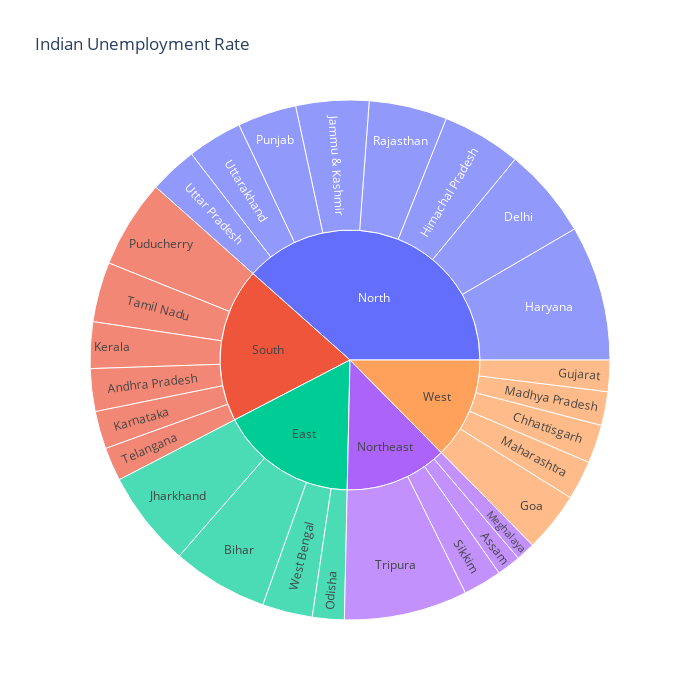

The notebook cell saved with this chart:
### Code cell
# Creating a dash to analysis the unemployment rate in India.

unemployment = data[["States","Region","Estimated Unemployment Rate"]]
figure = px.sunburst(unemployment,path=["Region","States"],
                        values = "Estimated Unemployment Rate",
                        width=700, height=700,color_continuous_scale="RdY1Gn",
                        title="Indian Unemployment Rate")
figure.show()
# figure.show()

### Figure 1 — Plotly figure (JSON) as saved in the notebook; plotly's stock layout.template omitted (floating-point values rounded to 4 significant figures)
{"data": [{"branchvalues": "total", "domain": {"x": [0, 1], "y": [0, 1]}, "hovertemplate": "labels=%{label}<br>Estimated Unemployment Rate=%{value}<br>parent=%{parent}<br>id=%{id}<extra></extra>", "ids": ["South/Andhra Pradesh", "Northeast/Assam", "East/Bihar", "West/Chhattisgarh", "North/Delhi", "West/Goa", "West/Gujarat", "North/Haryana", "North/Himachal Pradesh", "North/Jammu & Kashmir", "East/Jharkhand", "South/Karnataka", "South/Kerala", "West/Madhya Pradesh", "West/Maharashtra", "Northeast/Meghalaya", "East/Odisha", "South/Puducherry", "North/Punjab", "North/Rajasthan", "Northeast/Sikkim", "South/Tamil Nadu", "South/Telangana", "Northeast/Tripura", "North/Uttar Pradesh", "North/Uttarakhand", "East/West Bengal", "East", "North", "Northeast", "South", "West"], "labels": ["Andhra Pradesh", "Assam", "Bihar", "Chhattisgarh", "Delhi", "Goa", "Gujarat", "Haryana", "Himachal Pradesh", "Jammu & Kashmir", "Jharkhand", "Karnataka", "Kerala", "Madhya Pradesh", "Maharashtra", "Meghalaya", "Odisha", "Puducherry", "Punjab", "Rajasthan", "Sikkim", "Tamil Nadu", "Telangana", "Tripura", "Uttar Pradesh", "Uttarakhand", "West Bengal", "East", "North", "Northeast", "South", "West"], "name": "", "parents": ["South", "Northeast", "East", "West", "North", "West", "West", "North", "North", "North", "East", "South", "South", "West", "West", "Northeast", "East", "South", "North", "North", "Northeast", "South", "South", "Northeast", "North", "North", "East", "", "", "", "", ""], "type": "sunburst", "values": [86.64, 48.56, 194.7, 78.19, 184.1, 121.7, 63.76, 274.8, 160.7, 148.3, 195.4, 76.68, 94.34, 68.54, 79.79, 38.66, 64.62, 179.4, 119.8, 158.7, 78.34, 121.9, 68.33, 250.6, 97.37, 111.6, 101.9, 556.6, 1255.0, 416.1, 627.3, 411.9]}], "layout": {"height": 700, "legend": {"tracegroupgap": 0}, "title": {"text": "Indian Unemployment Rate"}, "width": 700}}
